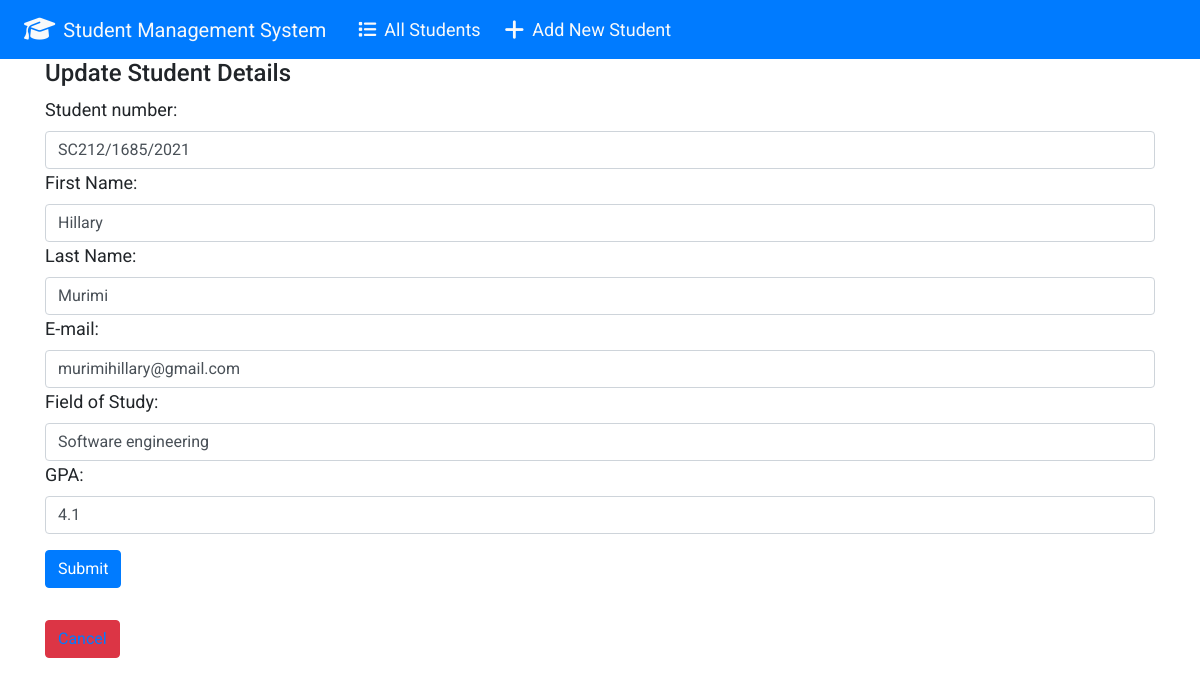
/update_student/13, run on the app's committed database.
### students/models.py (models this page shows, shortened)
class Student(models.Model):
    student_number = models.CharField(max_length=100)
    first_name = models.CharField(max_length=200)
    last_name = models.CharField(max_length=200)
    email = models.EmailField()
    field_of_study = models.CharField(max_length=200)
    gpa = models.FloatField()

### students/views.py (the view)
# urls.py: path('update_student/<str:pk>', views.update_student, name='update_student'),
def update_student(request,pk):
    student = Student.objects.get(id=pk)
    form = StudentForm(instance=student)
    if request.method == 'POST':
        form = StudentForm(request.POST, instance=student)
        if form.is_valid():
            form.save()
            return redirect('/')
    context = {
        'form': form
    }
    return render(request, 'students/update.html', context)

### students/forms.py
class StudentForm(forms.ModelForm):
    class Meta:
        model = Student
        fields = [
            'student_number',
            'first_name',
            'last_name',
            'email',
            'field_of_study',
            'gpa'
        ]
        labels = {
            'student_number': 'Student number',
            'first_name': 'First Name',
            'last_name': 'Last Name',
            'email': 'E-mail',
            'field_of_study': 'Field of Study',
            'gpa': 'GPA',
        }
        widgets = {
            'student_number': forms.TextInput(attrs={'class':'form-control'}),
            'first_name': forms.TextInput(attrs={'class': 'form-control'}),
            'last_name': forms.TextInput(attrs={'class': 'form-control'}),
            'email': forms.EmailInput( attrs={'class': 'form-control'}),
            'field_of_study': forms.TextInput(attrs={'class': 'form-control'}),
            'gpa':forms.NumberInput(attrs={'class': 'form-control'})
        }

### students/templates/students/update.html (shortened to what this page needs)
{% extends 'students/base.html' %}
{% block content %}
<div class="container">
  <h4>Update Student Details</h4>
  <form action="" method="POST">
    {{ form }}
    <input type="submit" class="btn btn-primary my-3">
</form>
<button type="button" class="btn btn-danger my-3"><a href="{% url 'index'%}" class="text-decoration-none">Cancel</a></button>
</div>
{% endblock %}

### students/templates/students/base.html (style rules this page uses)
body { font-family: 'Roboto', sans-serif; font-size: 18px; }

### data on the page
Student: student_number "SC212/1685/2021", first_name "Hillary", last_name "Murimi", email "murimihillary@gmail.com", field_of_study "Software engineering", gpa "4.1"
